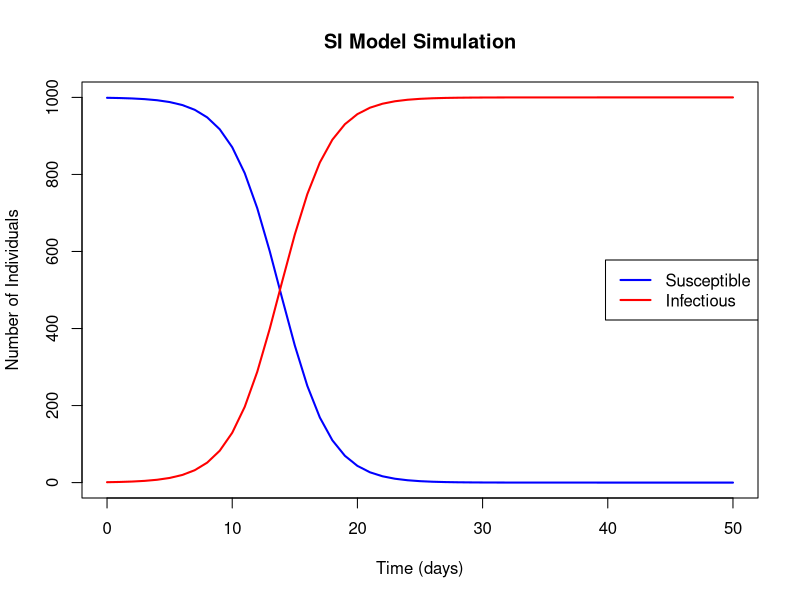

The R script that drew this image:
# =====================================================================
#Project: Infectious Diseases Modeling ----
#Title: SI (Susceptible-Infectious) Model Simulation in R
#Author: Tesfahun Taddege (Epidemiologist) ----
#Organization: Amhara Public Health Institute, Bahir Dar, Ethiopia ----
#Date: Jan 23, 2023 ----
#Email: ttaddege@gmail.com---
#Description: This script simulates the SI model for infectious diseases using R.
#It models the spread of an infectious disease in a closed population
#where individuals can be either susceptible (S) or infectious (I).
# ============================================================

# 1. Load the required package for solving differential equations
if (!requireNamespace("deSolve", quietly = TRUE)) {
  install.packages("deSolve")
}
library(deSolve)

# 2. Define population and initial conditions
population <- 1000
initial_infected_si <- 1
initial_susceptible_si <- population - initial_infected_si

# 3. Define the SI model equations
# This function describes the rate of change between compartments.
si_model <- function(time, state, parameters) {
  # The 'with' function allows us to use variable names directly
  with(as.list(c(state, parameters)), {
    # Calculate the number of new infections
    new_infections <- beta * S * I / population
    
    # Differential equations
    dS <- -new_infections
    dI <-  new_infections
    
    # Return the rates of change
    return(list(c(dS, dI)))
  })
}

# 4. Set the model parameters
# beta: transmission rate (controls how quickly the disease spreads)
si_parameters <- c(beta = 0.5)

# 5. Set the initial state of the population
si_initial_state <- c(S = initial_susceptible_si, I = initial_infected_si)

# 6. Define the time sequence for the simulation
times <- seq(from = 0, to = 50, by = 1) # Simulate for 50 days

# 7. Solve the differential equations using the 'ode' function
si_output <- as.data.frame(ode(
  y = si_initial_state, 
  times = times, 
  func = si_model, 
  parms = si_parameters
))

# 8. Plot the results and save the file
# Create a PNG file
png("si_model_plot.png", width = 800, height = 600, res = 100)

# Create the plot
plot(si_output$time, si_output$S, type = "l", col = "blue", lwd = 2,
     ylim = c(0, population), xlab = "Time (days)", ylab = "Number of Individuals",
     main = "SI Model Simulation")
lines(si_output$time, si_output$I, type = "l", col = "red", lwd = 2)

# Add a legend
legend("right", legend = c("Susceptible", "Infectious"), 
       col = c("blue", "red"), lty = 1, lwd = 2)

# Close the PNG device
dev.off()

print("SI model simulation complete. Plot saved as si_model_plot.png")
